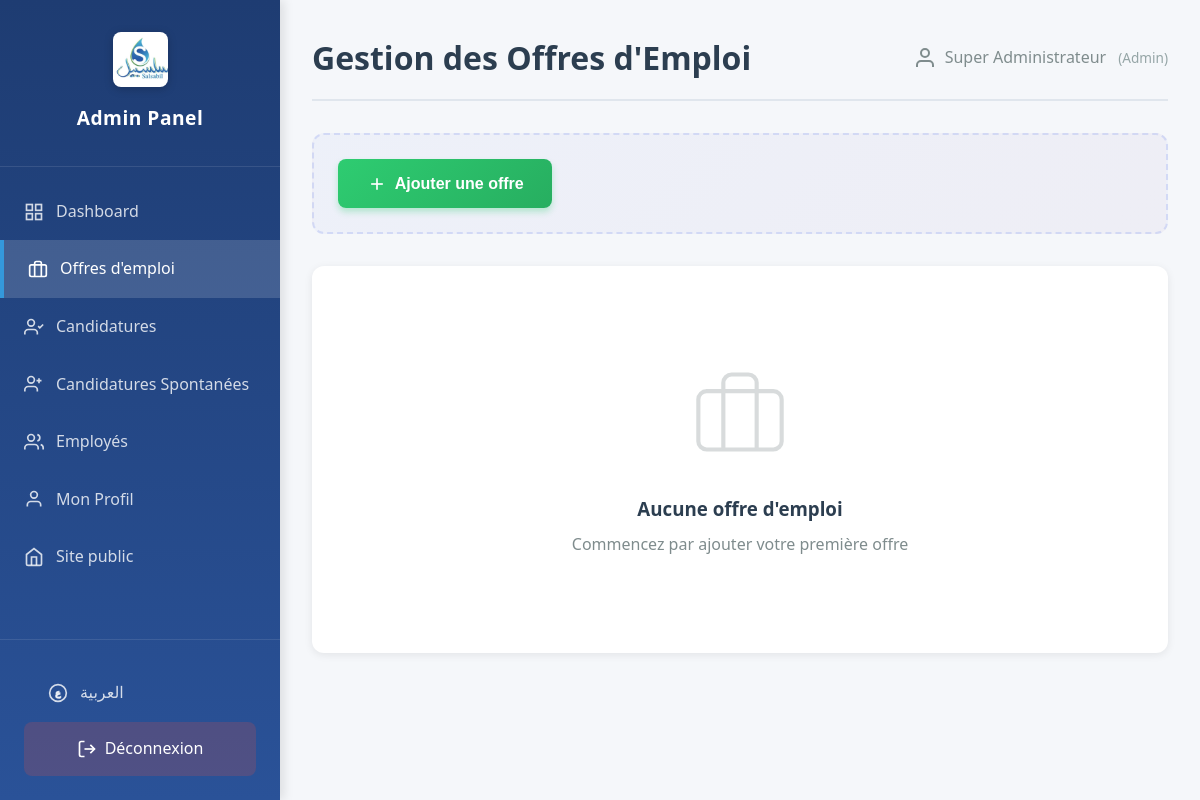
/admin/jobs (signed in), run on the app's committed database.
### tables this page shows
CREATE TABLE employees (
            id INTEGER PRIMARY KEY AUTOINCREMENT,
            username TEXT UNIQUE NOT NULL,
            password TEXT NOT NULL,
            prenom TEXT NOT NULL,
            nom TEXT NOT NULL,
            email TEXT UNIQUE NOT NULL,
            role TEXT NOT NULL,
            status TEXT DEFAULT 'actif',
            date_creation TEXT DEFAULT CURRENT_TIMESTAMP
        );

### app.py (the view)
@app.route('/admin/jobs')
@app.route('/admin/jobs')
@login_required
@permission_required('view_jobs')
def admin_jobs():
    all_applications = get_all_applications()
    regular_applications = [app for app in all_applications if app.get('job_id') != 0]
    spontaneous_count = len([app for app in all_applications if app.get('job_id') == 0])
    current_user = get_current_user()
    permissions = has_permission(None)  # Get all permissions
    return render_template('admin/jobs.html',
                         jobs=get_all_jobs(),
                         applications=regular_applications,
                         current_user=current_user,
                         permissions=permissions,
                         spontaneous_count=spontaneous_count)

### templates/admin/jobs.html (shortened to what this page needs)
<!DOCTYPE html>
<html lang="{% if lang == 'ar' %}ar{% else %}fr{% endif %}" {% if lang == 'ar' %}dir="rtl"{% endif %}>
<head>
    <link rel="stylesheet" href="{{ url_for('static', filename='css/style.css') }}">
    <link rel="stylesheet" href="{{ url_for('static', filename='css/admin.css') }}">
</head>
<body>
    <div class="admin-layout">
        <aside class="admin-sidebar">
            <div class="sidebar-header">
                <img src="{{ url_for('static', filename='img/logo.jpeg') }}" alt="Logo Salsabil" class="logo-img">
                <h3>{% if lang == 'ar' %}لوحة التحكم{% else %}Admin Panel{% endif %}</h3>
            </div>
            <nav class="sidebar-nav">
                <a href="{{ url_for('admin_dashboard_ar' if lang == 'ar' else 'admin_dashboard') }}" class="nav-item">
                    <svg width="20" height="20" viewBox="0 0 24 24" fill="none" stroke="currentColor" stroke-width="2">
                        <rect x="3" y="3" width="7" height="7"></rect>
                        <rect x="14" y="3" width="7" height="7"></rect>
                        <rect x="14" y="14" width="7" height="7"></rect>
                        <rect x="3" y="14" width="7" height="7"></rect>
                    </svg>
                    {% if lang == 'ar' %}لوحة التحكم{% else %}Dashboard{% endif %}
                </a>
                <a href="{{ url_for('admin_jobs_ar' if lang == 'ar' else 'admin_jobs') }}" class="nav-item active">
                    <svg width="20" height="20" viewBox="0 0 24 24" fill="none" stroke="currentColor" stroke-width="2">
                        <rect x="2" y="7" width="20" height="14" rx="2" ry="2"></rect>
                        <path d="M16 21V5a2 2 0 0 0-2-2h-4a2 2 0 0 0-2 2v16"></path>
                    </svg>
                    {% if lang == 'ar' %}عروض العمل{% else %}Offres d'emploi{% endif %}
                </a>
                <a href="{{ url_for('admin_applications_ar' if lang == 'ar' else 'admin_applications') }}" class="nav-item">
                    <svg width="20" height="20" viewBox="0 0 24 24" fill="none" stroke="currentColor" stroke-width="2">
                        <path d="M16 21v-2a4 4 0 0 0-4-4H5a4 4 0 0 0-4 4v2"></path>
                        <circle cx="8.5" cy="7" r="4"></circle>
                        <polyline points="17 11 19 13 23 9"></polyline>
                    </svg>
                    {% if lang == 'ar' %}الطلبات{% else %}Candidatures{% endif %}
                </a>
                <a href="{{ url_for('admin_spontaneous_applications_ar' if lang == 'ar' else 'admin_spontaneous_applications') }}" class="nav-item">
                    <svg width="20" height="20" viewBox="0 0 24 24" fill="none" stroke="currentColor" stroke-width="2">
                        <path d="M16 21v-2a4 4 0 0 0-4-4H5a4 4 0 0 0-4 4v2"></path>
                        <circle cx="8.5" cy="7" r="4"></circle>
                        <path d="M15 8h6m-3-3v6"></path>
                    </svg>
                    {% if lang == 'ar' %}طلبات عفوية{% else %}Candidatures Spontanées{% endif %}
                </a>
                {% if permissions and permissions.view_employees %}
                <a href="{{ url_for('admin_employees_ar' if lang == 'ar' else 'admin_employees') }}" class="nav-item">
                    <svg width="20" height="20" viewBox="0 0 24 24" fill="none" stroke="currentColor" stroke-width="2">
                        <path d="M17 21v-2a4 4 0 0 0-4-4H5a4 4 0 0 0-4 4v2"></path>
                        <circle cx="8.5" cy="7" r="4"></circle>
                        <path d="M23 21v-2a4 4 0 0 0-3-3.87"></path>
                        <path d="M16 3.13a4 4 0 0 1 0 7.75"></path>
                    </svg>
                    {% if lang == 'ar' %}الموظفون{% else %}Employés{% endif %}
                </a>
                {% endif %}
                <a href="{{ url_for('admin_profile_ar' if lang == 'ar' else 'admin_profile') }}" class="nav-item">
                    <svg width="20" height="20" viewBox="0 0 24 24" fill="none" stroke="currentColor" stroke-width="2">
                        <path d="M20 21v-2a4 4 0 0 0-4-4H8a4 4 0 0 0-4 4v2"></path>
                        <circle cx="12" cy="7" r="4"></circle>
                    </svg>
                    {% if lang == 'ar' %}ملفي الشخصي{% else %}Mon Profil{% endif %}
                </a>
                <a href="{{ url_for('jobs_ar' if lang == 'ar' else 'jobs') }}" class="nav-item">
                    <svg width="20" height="20" viewBox="0 0 24 24" fill="none" stroke="currentColor" stroke-width="2">
                        <path d="M3 9l9-7 9 7v11a2 2 0 0 1-2 2H5a2 2 0 0 1-2-2z"></path>
                        <polyline points="9 22 9 12 15 12 15 22"></polyline>
                    </svg>
                    {% if lang == 'ar' %}الموقع العام{% else %}Site public{% endif %}
                </a>
            </nav>
            <div class="sidebar-footer">
                {% if lang == 'ar' %}
                <a href="{{ url_for('admin_jobs') }}" class="nav-item">
                    <svg width="20" height="20" viewBox="0 0 24 24" fill="none" stroke="currentColor" stroke-width="2">
                        <circle cx="12" cy="12" r="10"></circle>
                        <text x="12" y="16" text-anchor="middle" font-size="12" fill="currentColor">FR</text>
                    </svg>
                    Français
                </a>
                {% else %}
                <a href="{{ url_for('admin_jobs_ar') }}" class="nav-item">
                    <svg width="20" height="20" viewBox="0 0 24 24" fill="none" stroke="currentColor" stroke-width="2">
                        <circle cx="12" cy="12" r="10"></circle>
                        <text x="12" y="16" text-anchor="middle" font-size="10" fill="currentColor">ع</text>
                    </svg>
                    العربية
                </a>
                {% endif %}
                <a href="{{ url_for('admin_logout') }}" class="btn-logout">
                    <svg width="20" height="20" viewBox="0 0 24 24" fill="none" stroke="currentColor" stroke-width="2">
                        <path d="M9 21H5a2 2 0 0 1-2-2V5a2 2 0 0 1 2-2h4"></path>
                        <polyline points="16 17 21 12 16 7"></polyline>
                        <line x1="21" y1="12" x2="9" y2="12"></line>
                    </svg>
                    {% if lang == 'ar' %}تسجيل الخروج{% else %}Déconnexion{% endif %}
                </a>
            </div>
        </aside>
        <main class="admin-main">
            <div class="admin-header">
                <h1>{% if lang == 'ar' %}إدارة عروض العمل{% else %}Gestion des Offres d'Emploi{% endif %}</h1>
                <div class="admin-user">
                    <svg width="24" height="24" viewBox="0 0 24 24" fill="none" stroke="currentColor" stroke-width="2">
                        <path d="M20 21v-2a4 4 0 0 0-4-4H8a4 4 0 0 0-4 4v2"></path>
                        <circle cx="12" cy="7" r="4"></circle>
                    </svg>
                    <span>{{ current_user.prenom if current_user else 'Admin' }} {{ current_user.nom if current_user else '' }}</span>
                    {% if current_user and current_user.role %}
                    <span class="user-role">({{ current_user.role|capitalize }})</span>
                    {% endif %}
                </div>
            </div>
            {% if permissions and permissions.add_job %}
            <div class="action-bar">
                <button class="btn-add-job" onclick="openJobModal()">
                    <svg width="20" height="20" viewBox="0 0 24 24" fill="none" stroke="currentColor" stroke-width="2">
                        <line x1="12" y1="5" x2="12" y2="19"></line>
                        <line x1="5" y1="12" x2="19" y2="12"></line>
                    </svg>
                    {% if lang == 'ar' %}إضافة عرض عمل{% else %}Ajouter une offre{% endif %}
                </button>
            </div>
            {% endif %}
            <div class="content-section">
                {% if jobs %}
                <div class="jobs-admin-grid">
                    {% for job in jobs %}
                    <div class="job-admin-card">
                        <div class="job-card-header">
                            <h3>{{ job.title }}</h3>
                            <span class="job-type-badge {{ job.type|lower }}">{{ job.type }}</span>
                        </div>
                        <div class="job-card-body">
                            <div class="job-meta-item">
                                <svg width="16" height="16" viewBox="0 0 24 24" fill="none" stroke="currentColor" stroke-width="2">
                                    <path d="M21 10c0 7-9 13-9 13s-9-6-9-13a9 9 0 0 1 18 0z"></path>
                                    <circle cx="12" cy="10" r="3"></circle>
                                </svg>
                                {{ job.location }}
                            </div>
                            <div class="job-meta-item">
                                <svg width="16" height="16" viewBox="0 0 24 24" fill="none" stroke="currentColor" stroke-width="2">
                                    <rect x="2" y="7" width="20" height="14" rx="2" ry="2"></rect>
                                    <path d="M16 21V5a2 2 0 0 0-2-2h-4a2 2 0 0 0-2 2v16"></path>
                                </svg>
                                {{ job.department }}
                            </div>
                            <div class="job-meta-item deadline">
                                <svg width="16" height="16" viewBox="0 0 24 24" fill="none" stroke="currentColor" stroke-width="2">
                                    <circle cx="12" cy="12" r="10"></circle>
                                    <polyline points="12 6 12 12 16 14"></polyline>
                                </svg>
                                {% if lang == 'ar' %}الموعد النهائي{% else %}Date limite{% endif %}: {{ job.deadline }}
                            </div>
                            <p class="job-description">{{ job.description[:100] }}...</p>
                        </div>
                        <div class="job-card-footer">
                            <div class="job-footer-info">
                                <span class="job-date">{% if lang == 'ar' %}تاريخ النشر{% else %}Publié{% endif %}: {{ job.posted_date }}</span>
                                {% set job_applications = applications|selectattr('job_id', 'equalto', job.id)|list %}
                                <span class="candidates-count">
                                    <svg width="16" height="16" viewBox="0 0 24 24" fill="none" stroke="currentColor" stroke-width="2">
                                        <path d="M17 21v-2a4 4 0 0 0-4-4H5a4 4 0 0 0-4 4v2"></path>
                                        <circle cx="8.5" cy="7" r="4"></circle>
                                        <line x1="23" y1="11" x2="17" y2="11"></line>
                                    </svg>
                                    {{ job_applications|length }} {% if lang == 'ar' %}{% if job_applications|length > 1 %}مرشحين{% else %}مرشح{% endif %}{% else %}candidat{% if job_applications|length > 1 %}s{% endif %}{% endif %}
                                </span>
                            </div>
                            <div class="job-actions">
                                <a href="{{ url_for('admin_job_candidates_ar' if lang == 'ar' else 'admin_job_candidates', job_id=job.id) }}" class="btn-view-candidates" title="{% if lang == 'ar' %}عرض المرشحين{% else %}Voir les candidats{% endif %}">
                                    <svg width="18" height="18" viewBox="0 0 24 24" fill="none" stroke="currentColor" stroke-width="2">
                                        <path d="M17 21v-2a4 4 0 0 0-4-4H5a4 4 0 0 0-4 4v2"></path>
                                        <circle cx="8.5" cy="7" r="4"></circle>
                                        <line x1="23" y1="11" x2="17" y2="11"></line>
                                    </svg>
                                    {% if lang == 'ar' %}المرشحون{% else %}Candidats{% endif %}
                                </a>
                                {% if permissions and permissions.edit_job %}
                                <button class="btn-edit" onclick="editJob({{ job.id }})" title="{% if lang == 'ar' %}تعديل{% else %}Modifier{% endif %}">
                                    <svg width="18" height="18" viewBox="0 0 24 24" fill="none" stroke="currentColor" stroke-width="2">
                                        <path d="M11 4H4a2 2 0 0 0-2 2v14a2 2 0 0 0 2 2h14a2 2 0 0 0 2-2v-7"></path>
                                        <path d="M18.5 2.5a2.121 2.121 0 0 1 3 3L12 15l-4 1 1-4 9.5-9.5z"></path>
                                    </svg>
                                </button>
                                {% endif %}
                                {% if permissions and permissions.delete_job %}
                                <form method="POST" action="{{ url_for('admin_delete_job', job_id=job.id) }}" style="display: inline;" onsubmit="return confirm(&quot;{% if lang == 'ar' %}هل أنت متأكد من حذف هذا العرض؟{% else %}Êtes-vous sûr de vouloir supprimer cette offre ?{% endif %}&quot;);">
                                    <button type="submit" class="btn-delete-job" title="{% if lang == 'ar' %}حذف{% else %}Supprimer{% endif %}">
                                        <svg width="18" height="18" viewBox="0 0 24 24" fill="none" stroke="currentColor" stroke-width="2">
                                            <polyline points="3 6 5 6 21 6"></polyline>
                                            <path d="M19 6v14a2 2 0 0 1-2 2H7a2 2 0 0 1-2-2V6m3 0V4a2 2 0 0 1 2-2h4a2 2 0 0 1 2 2v2"></path>
                                        </svg>
                                    </button>
                                </form>
                                {% endif %}
                            </div>
                        </div>
                    </div>
                    {% endfor %}
                </div>
                {% else %}
                <div class="empty-state">
                    <svg width="100" height="100" viewBox="0 0 24 24" fill="none" stroke="currentColor" stroke-width="1">
                        <rect x="2" y="7" width="20" height="14" rx="2" ry="2"></rect>
                        <path d="M16 21V5a2 2 0 0 0-2-2h-4a2 2 0 0 0-2 2v16"></path>
                    </svg>
                    <h3>{% if lang == 'ar' %}لا توجد عروض عمل{% else %}Aucune offre d'emploi{% endif %}</h3>
                    <p>{% if lang == 'ar' %}ابدأ بإضافة أول عرض{% else %}Commencez par ajouter votre première offre{% endif %}</p>
                </div>
                {% endif %}
            </div>
        </main>
    </div>
</body>
</html>

### data on the page
employees: prenom "Super", nom "Administrateur", role "Admin"
